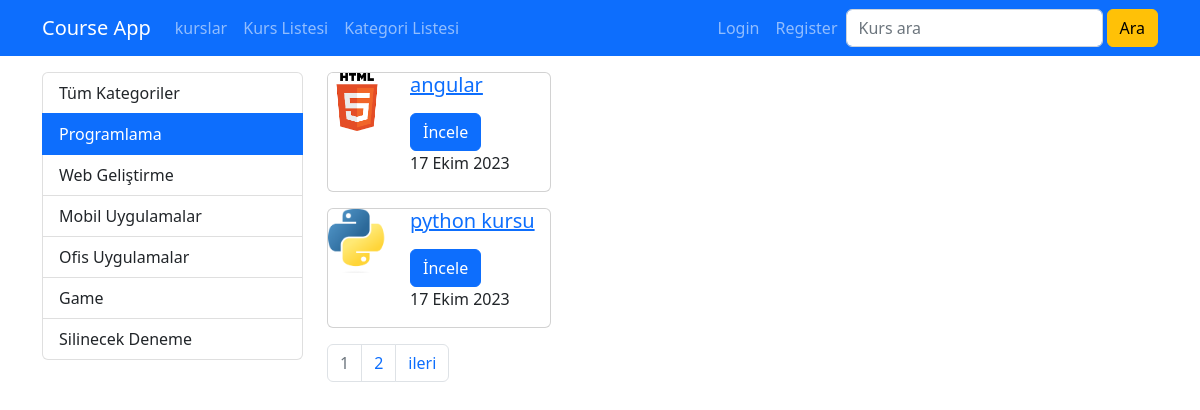
Page /kurs/kategori/programlama on the earlier database version.
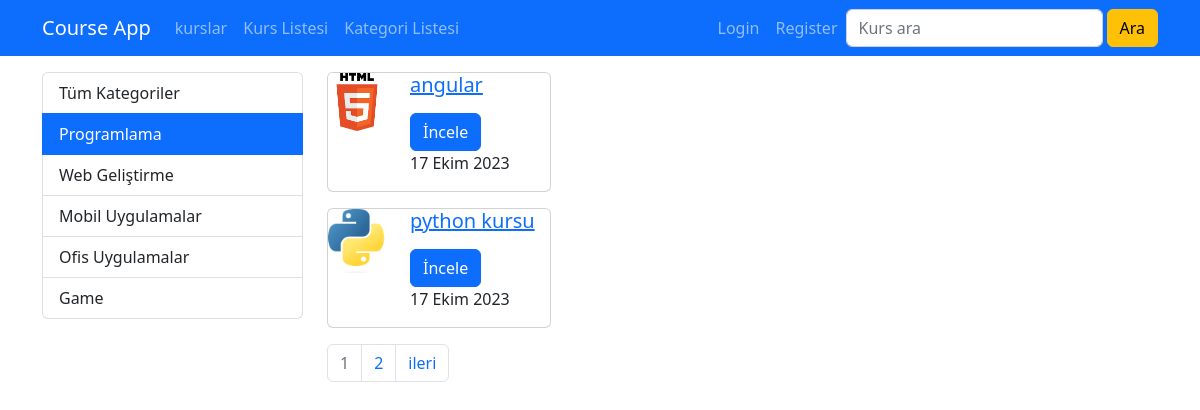
Same page on the later database version.
### courses/models.py (models this page shows, shortened)
class Category(models.Model):
    name = models.CharField(max_length=40)
    slug = models.SlugField(default="", db_index=True, null= False, unique=True, max_length=50)

class course(models.Model):
    title = models.CharField(max_length=50)
    subtitle = models.CharField(max_length=50, default="")
    description = models.TextField()
    image = models.ImageField(upload_to="images", default="")
    date = models.DateField(auto_now=True)
    isActive = models.BooleanField(default=False)
    isHome = models.BooleanField(default=False)
    slug = models.SlugField(default="",blank=True,  null=False, unique=True, db_index=True)
    kullanicilar = models.ManyToManyField(User, related_name='kurslar')
    categories =models.ManyToManyField(Category)

### courses/views.py (the view)
# urls.py: path("kategori/<slug:slug>", views.getCoursesByCategory, name="courses_by"),
def getCoursesByCategory(request,slug):
        kurslar = course.objects.filter(categories__slug=slug, isActive=True).order_by("date")
        kategoriler = Category.objects.all()
        paginator = Paginator(kurslar, 2)
        page = request.GET.get('page', 1)
        page_obj = paginator.page(page)
        return render(request, 'courses/list.html', {
        'categories' : kategoriler,
        'courses' : page_obj,
        'selected_category' : slug
        })

### courses/templates/courses/list.html (shortened to what this page needs)
{% extends "layout.html" %}
{% load static %}
{% block body %}
<div class="container mt-3">
    <div class="row">
        <div class="col-3" >
          {% include "courses/partials/_category.html" %}
        </div>
        <div class="col-9">
          {% for cours in courses %}
                  {% include "courses/partials/_course.html" %}
          {% endfor %}
          {% include "courses/partials/_pagination.html" %}
          </div>
    </div>
</div>
{% endblock body %}

### courses/templates/courses/partials/_category.html
  <div class="list-group">
    <a href="/kurs" class="list-group-item list-group-item-action{% if selected_category is None %} active{% endif %}">Tüm Kategoriler</a>
    {% for categor in categories %}
       <a href="{% url 'courses_by' categor.slug %}" class="list-group-item list-group-item-action {% if selected_category == categor.slug %} active{% endif %}" >{{categor.name|title}}</a>
       {% endfor %}
 </div>

### courses/templates/courses/partials/_course.html (shortened to what this page needs)
{% load static %}
<div class="card mb-3" style="width: 14rem;">
    <div class="row">
        <div class="col-4 ">
            <img class="card-img-top" src="{{ cours.image.url }}" alt="{{cours.title}}">
        </div>
        <div class="col-8 ">
          <h5 class="card-title">
              <a href="{% url 'course_details' cours.slug  %}">
                  {{cours.title}}
              </a>
          </h5>
          <a href="{% url 'course_details' cours.slug %}" class="btn btn-primary">İncele</a>
          <p>{{cours.date}}</p>
        </div>
    </div>
  </div>

Differences in the rows shown:
removed Category: name "Silinecek Deneme"
